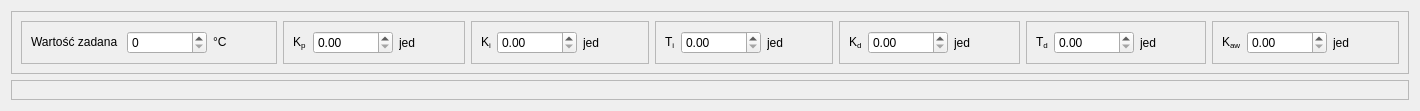
          <widget class="QWidget" name="pageHeaterControllerConfigPID">
           <layout class="QVBoxLayout" name="verticalLayout_5">
            <item>
             <widget class="QFrame" name="frame_22">
              <property name="frameShape">
               <enum>QFrame::StyledPanel</enum>
              </property>
              <property name="frameShadow">
               <enum>QFrame::Raised</enum>
              </property>
              <layout class="QHBoxLayout" name="horizontalLayout_30">
               <item>
                <widget class="QFrame" name="frame_4">
                 <property name="frameShape">
                  <enum>QFrame::StyledPanel</enum>
                 </property>
                 <property name="frameShadow">
                  <enum>QFrame::Raised</enum>
                 </property>
                 <layout class="QHBoxLayout" name="horizontalLayout_9">
                  <item>
                   <widget class="QLabel" name="label_10">
                    <property name="text">
                     <string>&lt;html&gt;&lt;head/&gt;&lt;body&gt;&lt;p&gt;Wartość zadana	&lt;/p&gt;&lt;/body&gt;&lt;/html&gt;</string>
                    </property>
                   </widget>
                  </item>
                  <item>
                   <widget class="QSpinBox" name="inHeaterPIDSetValue">
                    <property name="minimumSize">
                     <size>
                      <width>80</width>
                      <height>0</height>
                     </size>
                    </property>
                    <property name="toolTip">
                     <string>Min: 0 | Max: 100</string>
                    </property>
                    <property name="statusTip">
                     <string>Min: 0 | Max: 100</string>
                    </property>
                    <property name="frame">
                     <bool>true</bool>
                    </property>
                    <property name="keyboardTracking">
                     <bool>true</bool>
                    </property>
                    <property name="maximum">
                     <number>100</number>
                    </property>
                   </widget>
                  </item>
                  <item>
                   <widget class="QLabel" name="label_11">
                    <property name="text">
                     <string>&lt;html&gt;&lt;head/&gt;&lt;body&gt;&lt;p&gt;°C&lt;/p&gt;&lt;/body&gt;&lt;/html&gt;</string>
                    </property>
                   </widget>
                  </item>
                  <item>
                   <spacer name="horizontalSpacer_5">
                    <property name="orientation">
                     <enum>Qt::Horizontal</enum>
                    </property>
                    <property name="sizeHint" stdset="0">
                     <size>
                      <width>40</width>
                      <height>20</height>
                     </size>
                    </property>
                   </spacer>
                  </item>
                 </layout>
                </widget>
               </item>
               <item>
                <widget class="QFrame" name="frame_5">
                 <property name="frameShape">
                  <enum>QFrame::StyledPanel</enum>
                 </property>
                 <property name="frameShadow">
                  <enum>QFrame::Raised</enum>
                 </property>
                 <layout class="QHBoxLayout" name="horizontalLayout_10">
                  <item>
                   <widget class="QLabel" name="label_12">
                    <property name="text">
                     <string>&lt;html&gt;&lt;head/&gt;&lt;body&gt;&lt;p&gt;K&lt;span style=&quot; vertical-align:sub;&quot;&gt;p&lt;/span&gt;&lt;/p&gt;&lt;/body&gt;&lt;/html&gt;</string>
                    </property>
                   </widget>
                  </item>
                  <item>
                   <widget class="QDoubleSpinBox" name="inHeaterPID_Kp">
                    <property name="minimumSize">
                     <size>
                      <width>80</width>
                      <height>0</height>
                     </size>
                    </property>
                    <property name="toolTip">
                     <string>Min: 0.00 | Max: 99.99</string>
                    </property>
                    <property name="statusTip">
                     <string>Min: 0.00 | Max: 99.99</string>
                    </property>
                   </widget>
                  </item>
                  <item>
                   <widget class="QLabel" name="label_13">
                    <property name="text">
                     <string>jed</string>
                    </property>
                   </widget>
                  </item>
                  <item>
                   <spacer name="horizontalSpacer_6">
                    <property name="orientation">
                     <enum>Qt::Horizontal</enum>
                    </property>
                    <property name="sizeHint" stdset="0">
                     <size>
                      <width>40</width>
                      <height>20</height>
                     </size>
                    </property>
                   </spacer>
                  </item>
                 </layout>
                </widget>
               </item>
               <item>
                <widget class="QFrame" name="frame_6">
                 <property name="frameShape">
                  <enum>QFrame::StyledPanel</enum>
                 </property>
                 <property name="frameShadow">
                  <enum>QFrame::Raised</enum>
                 </property>
                 <layout class="QHBoxLayout" name="horizontalLayout_11">
                  <item>
                   <widget class="QLabel" name="label_14">
                    <property name="text">
                     <string>&lt;html&gt;&lt;head/&gt;&lt;body&gt;&lt;p&gt;K&lt;span style=&quot; vertical-align:sub;&quot;&gt;i&lt;/span&gt;&lt;/p&gt;&lt;/body&gt;&lt;/html&gt;</string>
                    </property>
                   </widget>
                  </item>
                  <item>
                   <widget class="QDoubleSpinBox" name="inHeaterPID_Ki">
                    <property name="minimumSize">
                     <size>
                      <width>80</width>
                      <height>0</height>
                     </size>
                    </property>
                    <property name="toolTip">
                     <string>Min: 0.00 | Max: 99.99</string>
                    </property>
                    <property name="statusTip">
                     <string>Min: 0.00 | Max: 99.99</string>
                    </property>
                   </widget>
                  </item>
                  <item>
                   <widget class="QLabel" name="label_15">
                    <property name="text">
                     <string>jed</string>
                    </property>
                   </widget>
                  </item>
                  <item>
                   <spacer name="horizontalSpacer_7">
                    <property name="orientation">
                     <enum>Qt::Horizontal</enum>
                    </property>
                    <property name="sizeHint" stdset="0">
                     <size>
                      <width>40</width>
                      <height>20</height>
                     </size>
                    </property>
                   </spacer>
                  </item>
                 </layout>
                </widget>
               </item>
               <item>
                <widget class="QFrame" name="frame_23">
                 <property name="frameShape">
                  <enum>QFrame::StyledPanel</enum>
                 </property>
                 <property name="frameShadow">
                  <enum>QFrame::Raised</enum>
                 </property>
                 <layout class="QHBoxLayout" name="horizontalLayout_31">
                  <item>
                   <widget class="QLabel" name="label_38">
                    <property name="text">
                     <string>&lt;html&gt;&lt;head/&gt;&lt;body&gt;&lt;p&gt;T&lt;span style=&quot; vertical-align:sub;&quot;&gt;i&lt;/span&gt;&lt;/p&gt;&lt;/body&gt;&lt;/html&gt;</string>
                    </property>
                   </widget>
                  </item>
                  <item>
                   <widget class="QDoubleSpinBox" name="inHeaterPID_Ti">
                    <property name="minimumSize">
                     <size>
                      <width>80</width>
                      <height>0</height>
                     </size>
                    </property>
                    <property name="toolTip">
                     <string>Min: 0.00 | Max: 99.99</string>
                    </property>
                    <property name="statusTip">
                     <string>Min: 0.00 | Max: 99.99</string>
                    </property>
                    <property name="whatsThis">
                     <string/>
                    </property>
                   </widget>
                  </item>
                  <item>
                   <widget class="QLabel" name="label_44">
                    <property name="text">
                     <string>jed</string>
                    </property>
                   </widget>
                  </item>
                  <item>
                   <spacer name="horizontalSpacer_23">
                    <property name="orientation">
                     <enum>Qt::Horizontal</enum>
                    </property>
                    <property name="sizeHint" stdset="0">
                     <size>
                      <width>40</width>
                      <height>20</height>
                     </size>
                    </property>
                   </spacer>
                  </item>
                 </layout>
                </widget>
               </item>
               <item>
                <widget class="QFrame" name="frame_7">
                 <property name="frameShape">
                  <enum>QFrame::StyledPanel</enum>
                 </property>
                 <property name="frameShadow">
                  <enum>QFrame::Raised</enum>
                 </property>
                 <layout class="QHBoxLayout" name="horizontalLayout_12">
                  <item>
                   <widget class="QLabel" name="label_16">
                    <property name="text">
                     <string>&lt;html&gt;&lt;head/&gt;&lt;body&gt;&lt;p&gt;K&lt;span style=&quot; vertical-align:sub;&quot;&gt;d&lt;/span&gt;&lt;/p&gt;&lt;/body&gt;&lt;/html&gt;</string>
                    </property>
                   </widget>
                  </item>
                  <item>
                   <widget class="QDoubleSpinBox" name="inHeaterPID_Kd">
                    <property name="minimumSize">
                     <size>
                      <width>80</width>
                      <height>0</height>
                     </size>
                    </property>
                    <property name="toolTip">
                     <string>Min: 0.00 | Max: 99.99</string>
                    </property>
                    <property name="statusTip">
                     <string>Min: 0.00 | Max: 99.99</string>
                    </property>
                    <property name="whatsThis">
                     <string/>
                    </property>
                   </widget>
                  </item>
                  <item>
                   <widget class="QLabel" name="label_17">
                    <property name="text">
                     <string>jed</string>
                    </property>
                   </widget>
                  </item>
                  <item>
                   <spacer name="horizontalSpacer_8">
                    <property name="orientation">
                     <enum>Qt::Horizontal</enum>
                    </property>
                    <property name="sizeHint" stdset="0">
                     <size>
                      <width>40</width>
                      <height>20</height>
                     </size>
                    </property>
                   </spacer>
                  </item>
                 </layout>
                </widget>
               </item>
               <item>
                <widget class="QFrame" name="frame_24">
                 <property name="frameShape">
                  <enum>QFrame::StyledPanel</enum>
                 </property>
                 <property name="frameShadow">
                  <enum>QFrame::Raised</enum>
                 </property>
                 <layout class="QHBoxLayout" name="horizontalLayout_8">
                  <item>
                   <widget class="QLabel" name="label_43">
                    <property name="text">
                     <string>&lt;html&gt;&lt;head/&gt;&lt;body&gt;&lt;p&gt;T&lt;span style=&quot; vertical-align:sub;&quot;&gt;d&lt;/span&gt;&lt;/p&gt;&lt;/body&gt;&lt;/html&gt;</string>
                    </property>
                   </widget>
                  </item>
                  <item>
                   <widget class="QDoubleSpinBox" name="inHeaterPID_Td">
                    <property name="minimumSize">
                     <size>
                      <width>80</width>
                      <height>0</height>
                     </size>
                    </property>
                    <property name="toolTip">
                     <string>Min: 0.00 | Max: 99.99</string>
                    </property>
                    <property name="statusTip">
                     <string>Min: 0.00 | Max: 99.99</string>
                    </property>
                    <property name="whatsThis">
                     <string/>
                    </property>
                   </widget>
                  </item>
                  <item>
                   <widget class="QLabel" name="label_45">
                    <property name="text">
                     <string>jed</string>
                    </property>
                   </widget>
                  </item>
                  <item>
                   <spacer name="horizontalSpacer_24">
                    <property name="orientation">
                     <enum>Qt::Horizontal</enum>
                    </property>
                    <property name="sizeHint" stdset="0">
                     <size>
                      <width>40</width>
                      <height>20</height>
                     </size>
                    </property>
                   </spacer>
                  </item>
                 </layout>
                </widget>
               </item>
               <item>
                <widget class="QFrame" name="frame_8">
                 <property name="frameShape">
                  <enum>QFrame::StyledPanel</enum>
                 </property>
                 <property name="frameShadow">
                  <enum>QFrame::Raised</enum>
                 </property>
                 <layout class="QHBoxLayout" name="horizontalLayout_13">
                  <item>
                   <widget class="QLabel" name="label_18">
                    <property name="text">
                     <string>&lt;html&gt;&lt;head/&gt;&lt;body&gt;&lt;p&gt;K&lt;span style=&quot; vertical-align:sub;&quot;&gt;aw&lt;/span&gt;&lt;/p&gt;&lt;/body&gt;&lt;/html&gt;</string>
                    </property>
                   </widget>
                  </item>
                  <item>
                   <widget class="QDoubleSpinBox" name="inHeaterPID_Kaw">
                    <property name="minimumSize">
                     <size>
                      <width>80</width>
                      <height>0</height>
                     </size>
                    </property>
                    <property name="toolTip">
                     <string>Min: 0.00 | Max: 1.00</string>
                    </property>
                    <property name="statusTip">
                     <string>Min: 0.00 | Max: 1.00</string>
                    </property>
                    <property name="whatsThis">
                     <string/>
                    </property>
                    <property name="maximum">
                     <double>1.000000000000000</double>
                    </property>
                   </widget>
                  </item>
                  <item>
                   <widget class="QLabel" name="label_19">
                    <property name="text">
                     <string>jed</string>
                    </property>
                   </widget>
                  </item>
                  <item>
                   <spacer name="horizontalSpacer_9">
                    <property name="orientation">
                     <enum>Qt::Horizontal</enum>
                    </property>
                    <property name="sizeHint" stdset="0">
                     <size>
                      <width>40</width>
                      <height>20</height>
                     </size>
                    </property>
                   </spacer>
                  </item>
                 </layout>
                </widget>
               </item>
              </layout>
             </widget>
            </item>
            <item>
             <widget class="QFrame" name="frame_25">
              <property name="sizePolicy">
               <sizepolicy hsizetype="Preferred" vsizetype="Preferred">
                <horstretch>0</horstretch>
                <verstretch>0</verstretch>
               </sizepolicy>
              </property>
              <property name="maximumSize">
               <size>
                <width>16777215</width>
                <height>120</height>
               </size>
              </property>
              <property name="frameShape">
               <enum>QFrame::StyledPanel</enum>
              </property>
              <property name="frameShadow">
               <enum>QFrame::Raised</enum>
              </property>
              <layout class="QVBoxLayout" name="verticalLayout_6">
               <item>
                <layout class="QVBoxLayout" name="heaterEquation"/>
               </item>
              </layout>
             </widget>
            </item>
           </layout>
          </widget>
